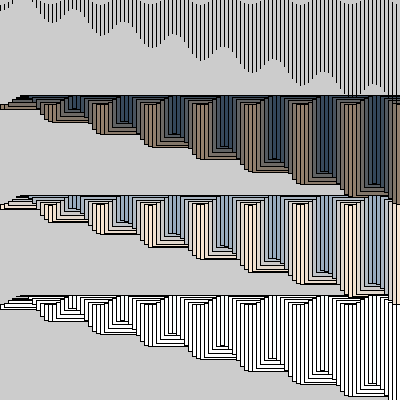
Frame 1 (no input)
Frame 60 (the mouse pressed at the canvas centre just before this capture): identical to frame 1, image omitted
Frame 120 (the mouse held since frame 60 and released just before this capture): identical to frame 1, image omitted

The Processing sketch that drew this single still picture (run headless with seeded random() and noise(); from frame 60 on, the mouse is pressed at the canvas centre):

// Processing sketch: processing_88264
// ── processing_88264.pde

void setup() {
  size (400, 400);
}

void draw() {
  float a = 0.0;
  float inc = TWO_PI/50.0;
  for (int i = 0; i < width*4; i++) {
    for (int j = 0; j < height; j += 100) {
      fill (j+cos(a)*50, j+cos(a)*30, j+cos(a)*10);
    rect(i*4, j+cos(a)*5, j*4, i+cos(a)*5);
    a = a + inc;
    }
  }
}
